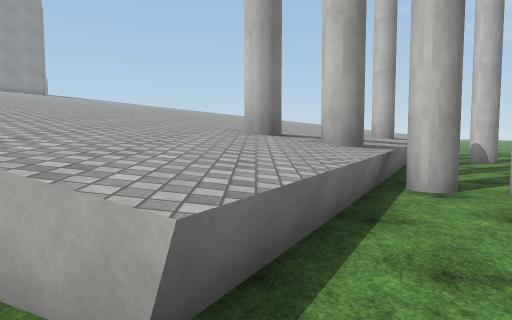
[1] (above)

14 first-person views from a walk through a Unity game level. The camera is 1.5 m above the floor, tilts 4° down and sees 70° across. The floor is counted in squares, 2 m on a side. Each view is taken from the middle of a square. On the plan, view 1 faces up. The plan holds only what a view shows up to about 11 squares ahead; the rest is blank. The place goes on beyond the plan. Some animated figures are left out. Surface patterns are stand-ins for the level's own textures.

[2]
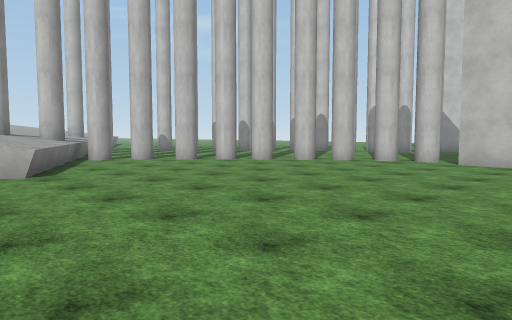

[3]
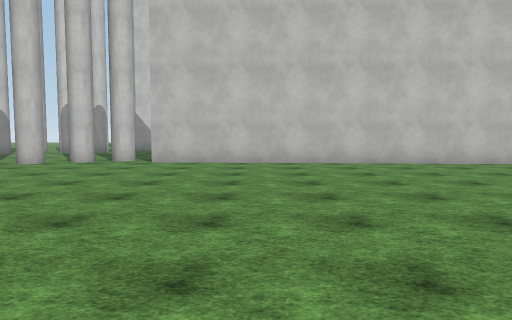

[4]
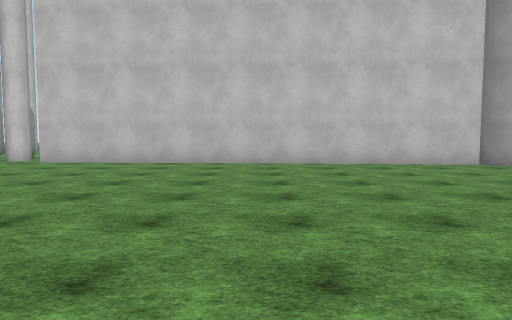

[5]
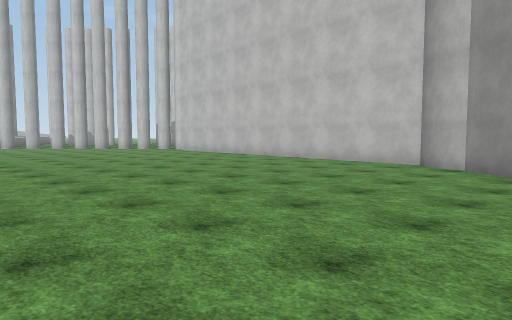

[6]
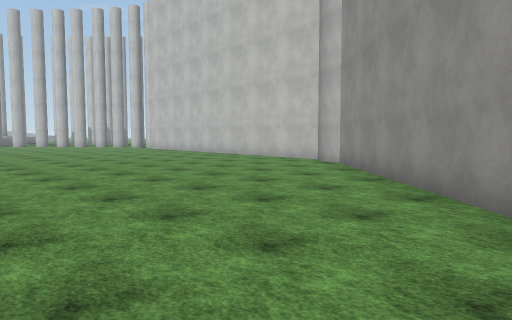

[7]
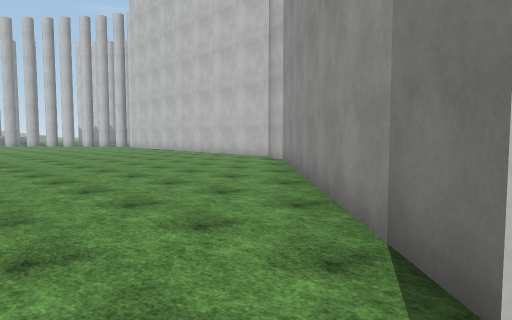

[8]
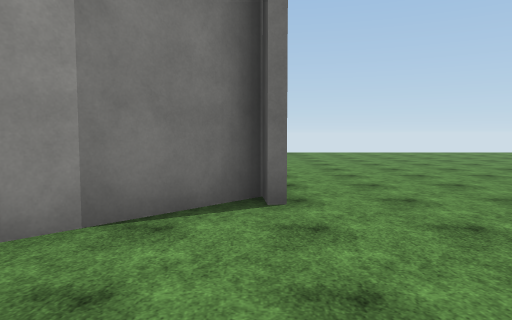

[9]
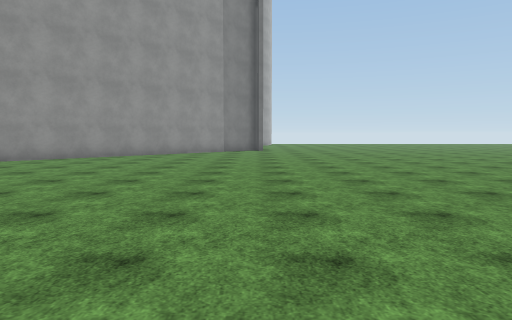

[10]
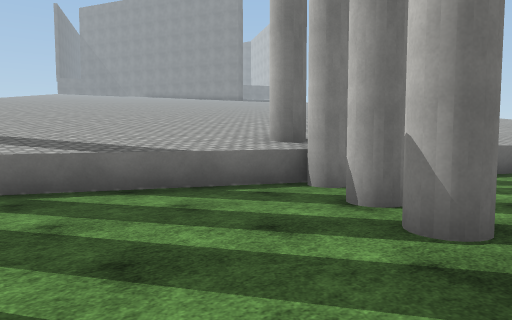

[11]
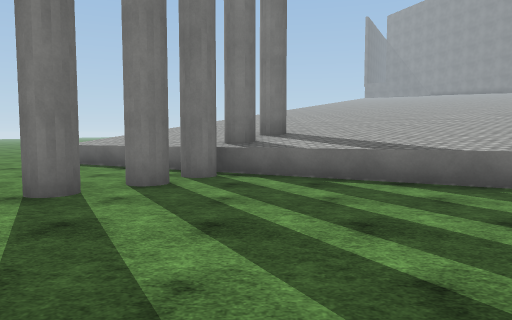

[12]
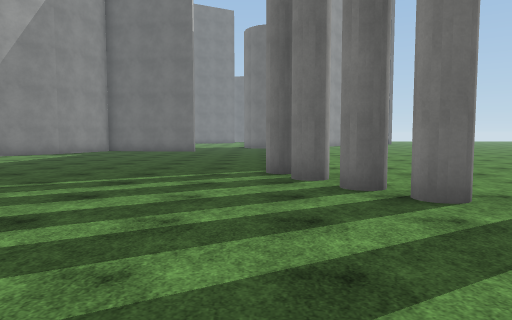

[13]
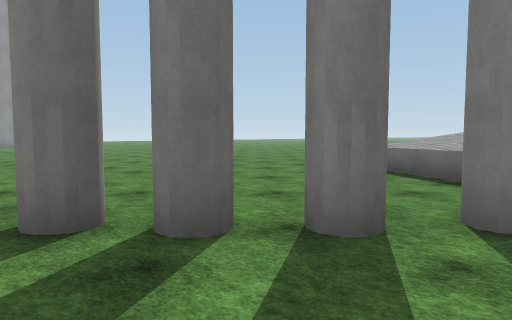

[14]
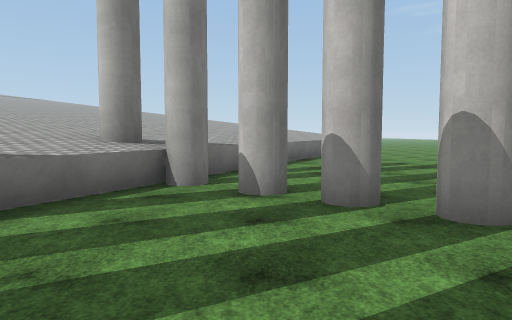

### Floor plan
Key: @ floor where view 1 was taken; # wall or solid block; . floor; ^ raised ledge; T thing the floor can be seen under or through.
Columns run from 2 left of view 1 to 16 right of it. Each row starts with its distance up from view 1.
 16        ^^^. ..
 15      ^ ^^^. ..
 14      ^^^^.....
 13     ^^^^^....
 12     ^^^^.....
 11    ^^^^#....
 10    ^^^^.#...
  9   ^^^^^..#.
  8  ^^^^^....#
  7  ^^^^^.....
  6 ^^^^^.......
  5 ^^^^TTT.....
  4 ^^^^..TT.....
  3 ^^^....TT.....
  2 ^^^.....#.....
  1  ........#.....
  0  .@.......#.....
 -1  .........#.....
 -2  ..........#.....
 -3 ..................
 -4 ..........#.......
 -5  .........#........
 -6 ..........#........
 -7 ..........#
 -8 ..........#
 -9 ..........#
-10 ..........#
-11 .........##
-12 .........#
-13 .........#
-14 .........#
-15 .........#
-16 ........##
-17 .......##
-18 ......##
-19 .....##
-20 ....##
-21 ...##
-22 ..##
-23 .##
-24 .#
-25 .
-26 .

Positions as (right, up) in squares from view 1, and headings:
1: (0, 0), facing up
2: (-2, -6), facing up-right
3: (-2, -6), facing right
4: (-2, -9), facing right
5: (-2, -18), facing up-right
6: (-2, -21), facing up-right
7: (-2, -23), facing up-right
8: (-1, -19), facing down
9: (-1, -6), facing down
10: (8, 6), facing up-left
11: (9, 6), facing left
12: (9, 5), facing down
13: (7, 5), facing down-left
14: (6, 5), facing up
